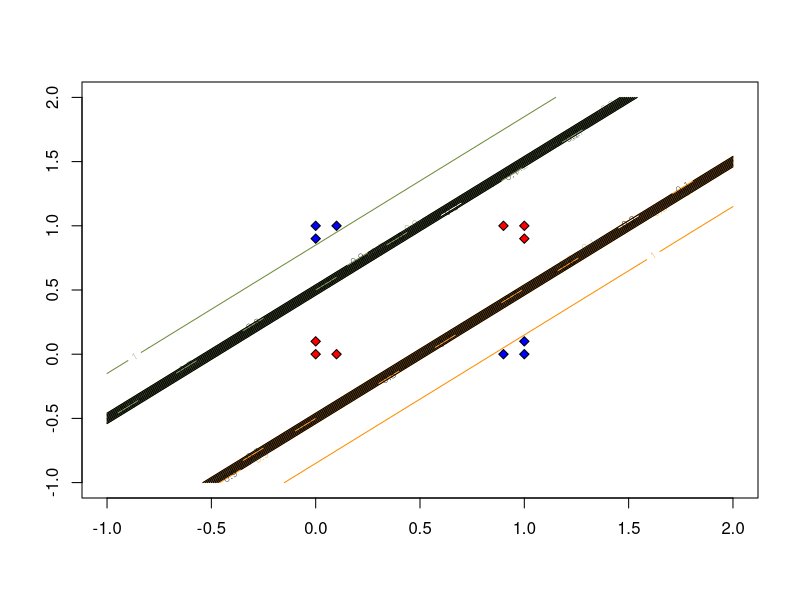
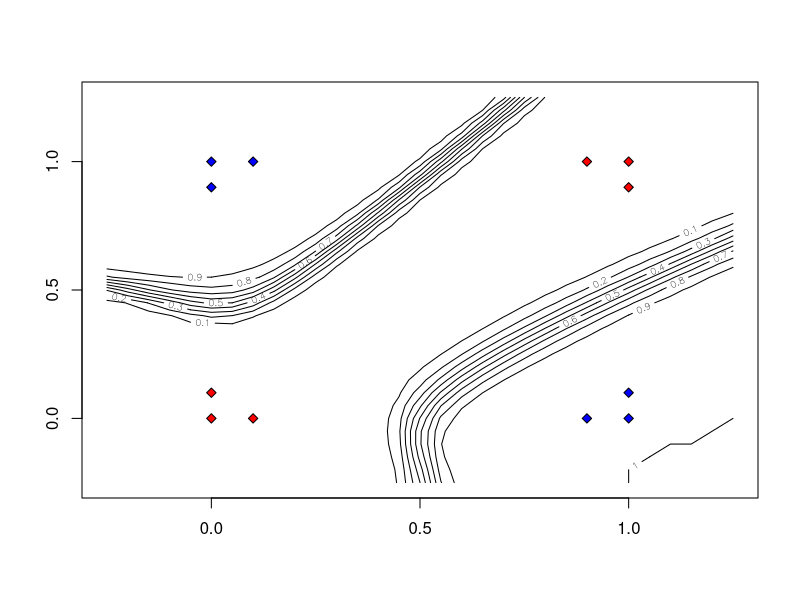

R code for these plots, in order:
# prac 4

library(nnet)
# XOR data (blue and red points)
x1=c(1, 1, 0.9, 1, 1, 0.9, 0, 0, 0.1, 0, 0, 0.1 )
x2=c(1, 0.9, 1, 0, 0.1, 0, 1, 0.9, 1, 0, 0.1, 0 )
xData = cbind(x1,x2)
yData=c(0,0,0,1,1,1,1,1,1,0,0,0)
# hidden neuron 1 (orange plot)
n1Scaling <- 100
n1WeightX1 <- -1*n1Scaling
n1WeightX2 <- 1*n1Scaling
n1Offset <- -0.5*n1Scaling
# hidden neuron 2 (green plot)
n2Scaling <- 100
n2WeightX1 <- 1*n2Scaling
n2WeightX2 <- -1*n2Scaling
n2Offset <- -0.5*n2Scaling
# hidden neuron 2 (black plot)
oScaling <- 10
oWeightH1 <- 1*oScaling
oWeightH2 <- 1*oScaling
oOffset <- -0.5*oScaling


# bias,x1,x2 -> first hidden, then second hidden; bias,h1,h2 -> output
W <- c(n1Offset,n1WeightX1,n1WeightX2,n2Offset,n2WeightX1,n2WeightX2,oOffset,oWeightH1,oWeightH2)
nn <- nnet(matrix(c(0,0),nrow=1, ncol=2), matrix(c(0), nrow=1, ncol=1), size = 2, maxit = 1)
# the following line hand-sets the weights
# nnet can be trained automatically by providing real data above and removing the following line
nn$wts <- W
x <- (-20:40) * 0.05
y <- x
xy <- expand.grid(x, y)

h1 <- data.matrix(xy)%*%matrix(c(n1WeightX1,n1WeightX2),nrow=2, ncol=1) + n1Offset
h1 <- 1.0 / (1.0 + exp(-h1))
h1 <- matrix(h1,nrow=61,ncol=61,byrow=TRUE)
contour(x,y,h1,col='darkorange')

h2 <- data.matrix(xy)%*%matrix(c(n2WeightX1,n2WeightX2),nrow=2, ncol=1) + n2Offset
h2 <- 1.0 / (1.0 + exp(-h2))
h2 <- matrix(h2,nrow=61,ncol=61,byrow=TRUE)
contour(x,y,h2,add=TRUE,col='darkolivegreen4')

z <- predict(nn, xy)
z <- matrix(z,nrow=61,ncol=61,byrow=TRUE)
contour(x,y,z,add=TRUE,col='black')

points(x1,x2,pch=23,bg=c("red","blue")[yData+1],add=TRUE)




library(nnet)

# XOR data (blue and red points)
x1=c(1, 1, 0.9, 1, 1, 0.9, 0, 0, 0.1, 0, 0, 0.1 )
x2=c(1, 0.9, 1, 0, 0.1, 0, 1, 0.9, 1, 0, 0.1, 0 )
xData = cbind(x1,x2)
yData=c(0,0,0,1,1,1,1,1,1,0,0,0)

nn <- nnet(xData,yData, size=50,maxit=250)

x <- (-5:25) * 0.05
y <- x
xy <- expand.grid(x, y)
z <- predict(nn, xy)
z <- matrix(z,nrow=31,ncol=31,byrow=TRUE)
contour(x,y,z)
points(x1,x2,pch=23,bg=c("red","blue")[yData+1],add=TRUE)
